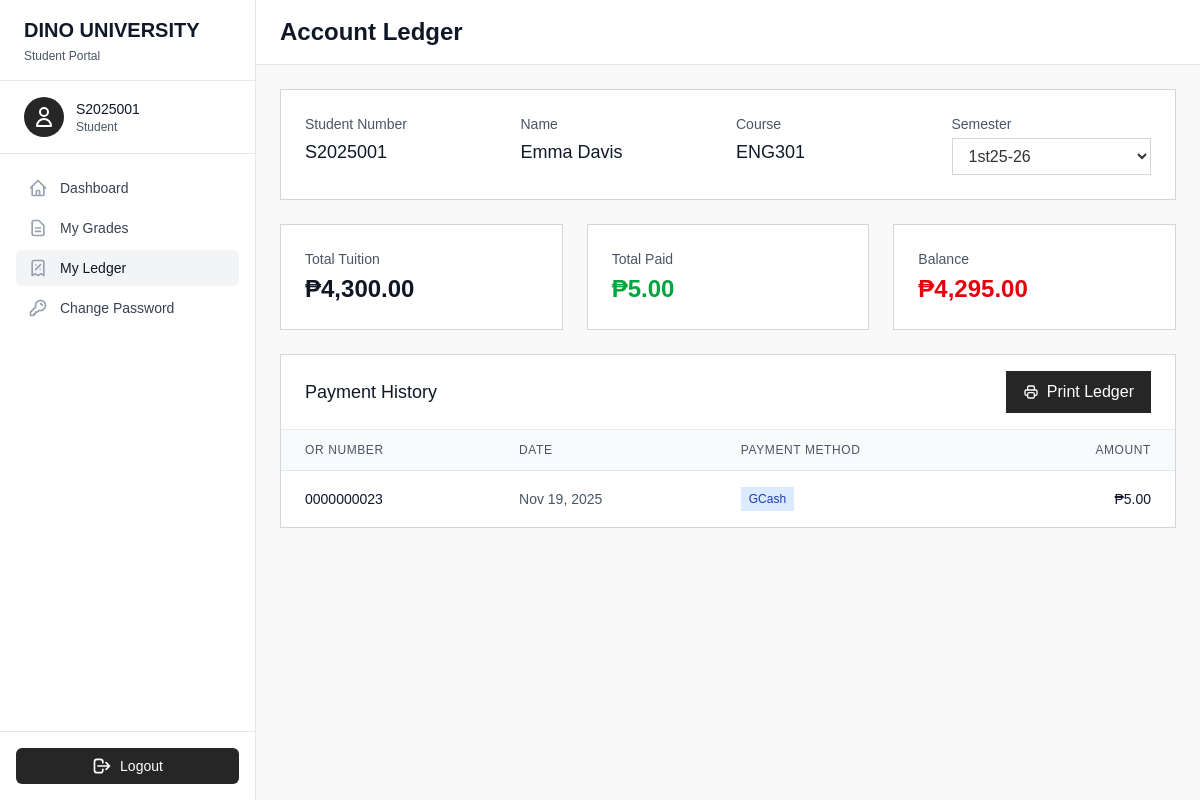
Screenshot of /student/collections.php (signed in) with the database file from the repository.
### tables this page shows
CREATE TABLE IF NOT EXISTS `students` (
  `student_id` int NOT NULL AUTO_INCREMENT,
  `student_number` varchar(50) NOT NULL DEFAULT '0',
  `name` varchar(100) NOT NULL DEFAULT '0',
  `gender` varchar(10) NOT NULL DEFAULT 'Male',
  `course_id` int NOT NULL DEFAULT '0',
  PRIMARY KEY (`student_id`),
  KEY `FK_students_courses` (`course_id`),
  CONSTRAINT `FK_students_courses` FOREIGN KEY (`course_id`) REFERENCES `courses` (`course_id`) ON DELETE CASCADE ON UPDATE CASCADE
);

CREATE TABLE IF NOT EXISTS `courses` (
  `course_id` int NOT NULL AUTO_INCREMENT,
  `code` varchar(50) DEFAULT NULL,
  `name` varchar(100) DEFAULT NULL,
  PRIMARY KEY (`course_id`)
);

CREATE TABLE IF NOT EXISTS `collections` (
  `id` int NOT NULL AUTO_INCREMENT,
  `or_number` varchar(10) NOT NULL DEFAULT '',
  `or_date` timestamp NOT NULL DEFAULT CURRENT_TIMESTAMP,
  `student_id` int DEFAULT NULL,
  `semester_id` int DEFAULT NULL,
  `cash` decimal(8,2) NOT NULL DEFAULT '0.00',
  `gcash` decimal(8,2) NOT NULL DEFAULT '0.00',
  `gcash_refno` varchar(50) NOT NULL DEFAULT '',
  PRIMARY KEY (`id`),
  UNIQUE KEY `or_number` (`or_number`),
  KEY `FK_collections_students` (`student_id`),
  KEY `FK_collections_semesters` (`semester_id`),
  CONSTRAINT `FK_collections_semesters` FOREIGN KEY (`semester_id`) REFERENCES `semesters` (`id`),
  CONSTRAINT `FK_collections_students` FOREIGN KEY (`student_id`) REFERENCES `students` (`student_id`)
);

### student/collections.php (the view, shortened to what this page needs)
<?php
require('../partials/head.php');
$user = $_SESSION['user'];
$stmt = $connection->prepare("
select s.student_id, s.student_number, s.name as student_name, c.code as course_name
from students s
left join courses c on s.course_id = c.course_id
where s.student_number = ?;
");
$stmt->execute([$user['name']]);
$student = $stmt->fetch();
$stmt = $connection->prepare("select * from semesters order by id");
$stmt->execute();
$semesters = $stmt->fetchAll();
$current_semester = $_GET['semester'] ?? ($semesters[0]['code'] ?? '1st25-26');
$stmt = $connection->prepare("
select * from collections where student_id = ? and semester_id = (select id from semesters where code = ?);
");
$stmt->execute([$student['student_id'], $current_semester]);
$collections = $stmt->fetchAll();
$stmt = $connection->prepare("
select * from student_subjects ss join subjects s where ss.student_id = ? and ss.semester_id = (select id from semesters where code = ?) and ss.subject_id = s.id
");
$stmt->execute([$student['student_id'], $current_semester]);
$tuitions = $stmt->fetchAll();
$total_tuition = 0;
foreach ($tuitions as $tuition) {
  $total_tuition += floatval($tuition['price_unit']) * intval($tuition['units']);
}
$total_paid = 0;
foreach ($collections as $collection) {
  $total_paid += $collection['cash'] == 0 ? floatval($collection['gcash']) : floatval($collection['cash']);
}
?>
<body class="bg-gray-50" x-data="{ sidebarOpen: false }">
  <?php require('../partials/student_sidebar.php'); ?>
  <div class="flex-1 lg:ml-64">
    <div class="bg-white border-b border-gray-200 px-6 py-4">
      <div class="flex items-center justify-between">
        <div class="flex items-center space-x-4">
          <h1 class="text-2xl font-extrabold text-gray-900">Account Ledger</h1>
        </div>
      </div>
    </div>
    <div class="p-6 space-y-6">
      <div class="bg-white border border-gray-300 p-6">
        <div class="grid grid-cols-1 md:grid-cols-2 lg:grid-cols-4 gap-4">
          <div>
            <p class="text-sm text-gray-600 mb-1">Student Number</p>
            <p class="text-lg font-medium text-gray-900"><?= $student['student_number'] ?></p>
          </div>
          <div>
            <p class="text-sm text-gray-600 mb-1">Name</p>
            <p class="text-lg font-medium text-gray-900"><?= $student['student_name'] ?></p>
          </div>
          <div>
            <p class="text-sm text-gray-600 mb-1">Course</p>
            <p class="text-lg font-medium text-gray-900"><?= $student['course_name'] ?></p>
          </div>
          <div>
            <label class="text-sm text-gray-600 mb-1 block">Semester</label>
            <select name="semester" id="semester_select" onchange="changeSemester(this.value)"
              class="w-full px-3 py-2 border border-gray-300 bg-white focus:ring-neutral-800 focus:border-neutral-800">
              <?php foreach ($semesters as $semester) : ?>
                <option value="<?= $semester['code'] ?>"
                  <?= $semester['code'] === $current_semester ? 'selected' : '' ?>>
                  <?= $semester['code'] ?>
                </option>
              <?php endforeach; ?>
            </select>
          </div>
        </div>
      </div>
      <div class="grid grid-cols-1 md:grid-cols-3 gap-6">
        <div class="bg-white border border-gray-300 p-6">
          <p class="text-sm text-gray-600 mb-1">Total Tuition</p>
          <p class="text-2xl font-extrabold text-gray-900">₱<?= number_format($total_tuition, 2) ?></p>
        </div>
        <div class="bg-white border border-gray-300 p-6">
          <p class="text-sm text-gray-600 mb-1">Total Paid</p>
          <p class="text-2xl font-extrabold text-green-600">₱<?= number_format($total_paid, 2) ?></p>
        </div>
        <div class="bg-white border border-gray-300 p-6">
          <p class="text-sm text-gray-600 mb-1">Balance</p>
          <p class="text-2xl font-extrabold <?= ($total_tuition - $total_paid) > 0 ? 'text-red-600' : 'text-gray-900' ?>">
            ₱<?= number_format($total_tuition - $total_paid, 2) ?>
          </p>
        </div>
      </div>
      <div class="bg-white border border-gray-300">
        <div class="px-6 py-4 border-b border-gray-200 flex items-center justify-between">
          <h2 class="text-lg font-medium text-gray-900">Payment History</h2>
          <a target="_blank"
            class="inline-flex items-center px-4 py-2 bg-neutral-800 hover:bg-neutral-900 text-white font-medium border border-neutral-800 focus:ring-2 focus:ring-neutral-800 focus:ring-offset-2"
            href="ledger.php?student=<?= $student['student_number'] ?>&semester=<?= $current_semester ?>">
            Print Ledger
          </a>
        </div>
        <div class="overflow-x-auto">
          <table class="w-full">
            <thead class="bg-gray-50 border-b border-gray-200">
              <tr>
                <th class="px-6 py-3 text-left text-xs font-medium text-gray-600 uppercase tracking-wider">OR Number</th>
                <th class="px-6 py-3 text-left text-xs font-medium text-gray-600 uppercase tracking-wider">Date</th>
                <th class="px-6 py-3 text-left text-xs font-medium text-gray-600 uppercase tracking-wider">Payment Method</th>
                <th class="px-6 py-3 text-right text-xs font-medium text-gray-600 uppercase tracking-wider">Amount</th>
              </tr>
            </thead>
            <tbody class="divide-y divide-gray-200">
              <?php if (empty($collections)) : ?>
                <tr>
                  <td colspan="4" class="px-6 py-12 text-center text-gray-500">
                    <svg class="w-12 h-12 mx-auto mb-2 text-gray-400" fill="none" stroke="currentColor" viewBox="0 0 24 24">
                      <path stroke-linecap="round" stroke-linejoin="round" stroke-width="2" d="M20 13V6a2 2 0 00-2-2H6a2 2 0 00-2 2v7m16 0v5a2 2 0 01-2 2H6a2 2 0 01-2-2v-5m16 0h-2.586a1 1 0 00-.707.293l-2.414 2.414a1 1 0 01-.707.293h-3.172a1 1 0 01-.707-.293l-2.414-2.414A1 1 0 006.586 13H4"></path>
                    </svg>
                    <p class="text-sm">No payments found for this semester.</p>
                  </td>
                </tr>
              <?php else : ?>
                <?php foreach ($collections as $collection) : ?>
                  <tr class="hover:bg-gray-50">
                    <td class="px-6 py-4 text-sm text-gray-900"><?= $collection['or_number'] ?></td>
                    <td class="px-6 py-4 text-sm text-gray-600"><?= date('M d, Y', strtotime($collection['or_date'])) ?></td>
                    <td class="px-6 py-4 text-sm">
                      <span class="inline-flex px-2 py-1 text-xs font-medium <?= $collection['cash'] == 0 ? 'bg-blue-100 text-blue-800' : 'bg-green-100 text-green-800' ?>">
                        <?= $collection['cash'] == 0 ? 'GCash' : 'Cash' ?>
                      </span>
                    </td>
                    <td class="px-6 py-4 text-sm font-medium text-gray-900 text-right">
                      ₱<?= number_format($collection['cash'] == 0 ? floatval($collection['gcash']) : floatval($collection['cash']), 2) ?>
                    </td>
                  </tr>
                <?php endforeach; ?>
              <?php endif; ?>
            </tbody>
          </table>
        </div>
      </div>
    </div>
  </div>
</body>
<?php
require('../partials/footer.php')
?>

### partials/head.php (style rules this page uses)
html, body { height: 100%; margin: 0; padding: 0; font-family: sans-serif; font-weight: 100; background-color: #f9f9f9; color: #333; box-sizing: border-box; }

### rows the page displays
students: student_number "S2025001", name "Emma Davis", course.code "ENG301"
collections: or_number "0000000023", or_date "Nov 19, 2025", cash "GCash", gcash "5.00"

### other values shown
$_SESSION['user']['name'] "S2025001"
$total_tuition "4,300.00"
$total_paid "5.00"
$total_tuition - $total_paid "4,295.00"
form field semester "1st25-26"
